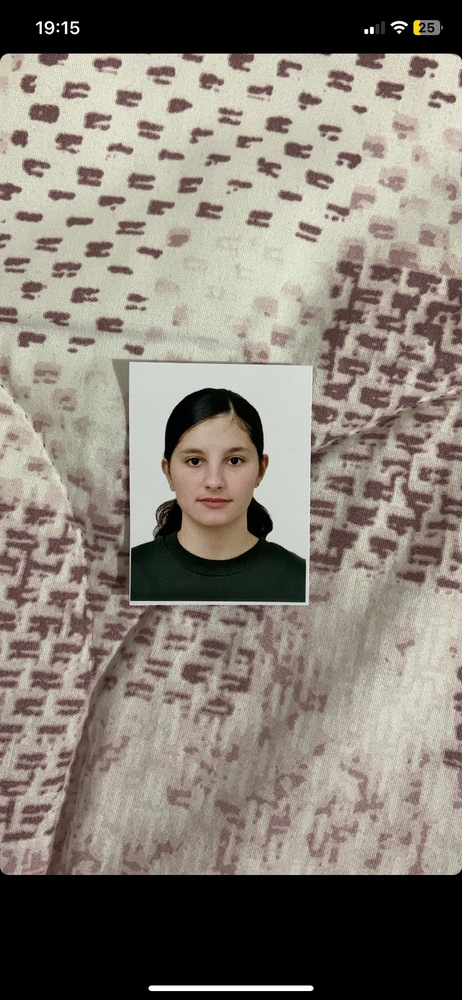
#> input picture archive/212130175660.jpg, 462 x 1000 px, shrunk from 828 x 1792 before the run; its folder holds only this picture in this run
$ python -i po.py   (imports and definitions only)
#> lines starting #> are read from the running program, lines starting #| are printed output that depends on the picture
#> further down, picture is the input picture: shape (1000, 462, 3); mean B, G, R 117.6, 127.4, 134.8

# -----------------------------------------------------------------------
# image_enhancer.py
# Version: 1.0
# Author: Vell Void
# GitHub: https://github.com/VellVoid
# Twitter: https://twitter.com/VellVoid
#
# This Python script enhances images using the OpenCV and PIL libraries.
# -----------------------------------------------------------------------


import os
import cv2
import numpy as np
from PIL import Image, ImageEnhance
from tqdm import tqdm

# Function to enhance image sharpness, contrast and apply Gaussian blur
def enhance_image(img, sharpness=4, contrast=1.3, blur=3):
    """Enhance image sharpness, contrast, and blur.

    Args:
        image_path (str): Path to the input image.
        output_path (str): Path to save the enhanced image.
        sharpness (float, optional): Sharpness level. Defaults to 4.
        contrast (float, optional): Contrast level. Defaults to 1.3.
        blur (int, optional): Blur level. Defaults to 3.
    """
#> called with sharpness = 4, contrast = 1.3, blur = 3

    # Load the image


    # Convert the image to RGB
    img = cv2.cvtColor(img, cv2.COLOR_BGR2RGB)

    # Convert the image to PIL Image
    pil_img = Image.fromarray(img)

    # Enhance the sharpness
    enhancer = ImageEnhance.Sharpness(pil_img)
    img_enhanced = enhancer.enhance(sharpness)

    # # Enhance the contrast
    enhancer = ImageEnhance.Contrast(img_enhanced)
    img_enhanced = enhancer.enhance(contrast)
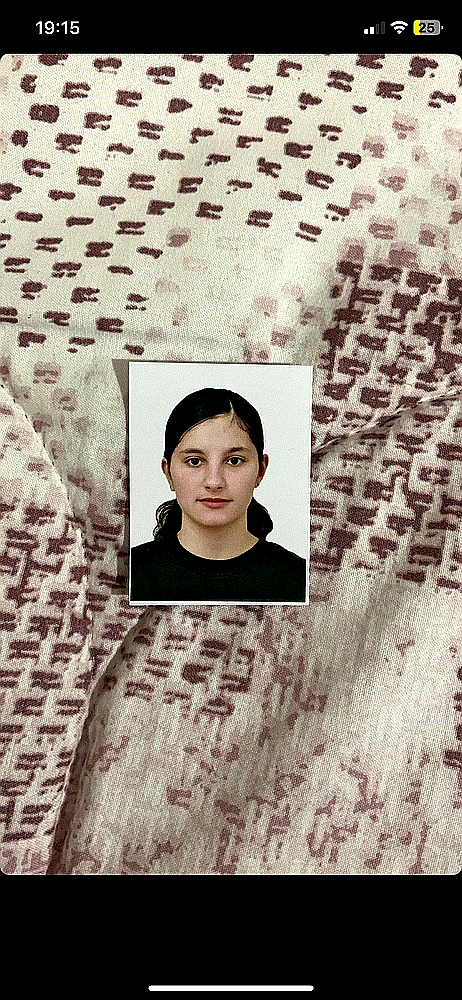
#> img_enhanced: PIL image 462x1000 RGB; mean R, G, B 142.1, 132.7, 121.1

    # # Convert back to OpenCV image (numpy array)
    img_enhanced = np.array(img_enhanced)

    # # Apply a small amount of Gaussian blur
    img_enhanced = cv2.GaussianBlur(img_enhanced, (blur, blur), 0)
#> img_enhanced: shape (1000, 462, 3)

    # Convert back to PIL Image and save
    # img_enhanced = Image.fromarray(img_enhanced)
    return np.array(img_enhanced)


def process_directory(input_dir, output_dir_name, sharpness=1.2, contrast=1.1):
    """Process all images in a directory, enhancing them.

    Args:
        input_dir (str): Path to the input directory with images.
        output_dir_name (str): Name of output directory to save enhanced images.
        sharpness (float, optional): Sharpness level. Defaults to 1.2.
        contrast (float, optional): Contrast level. Defaults to 1.1.
    """

    # Create the output directory inside the input directory
    output_dir = os.path.join(input_dir, output_dir_name)
    if not os.path.exists(output_dir):
        os.makedirs(output_dir)

    # Get a list of all images in the input directory
    image_files = [f for f in os.listdir(input_dir) if f.endswith(".jpg") or f.endswith(".png")]

    # Process all images in the input directory
    for filename in tqdm(image_files, desc="Processing images"):
        input_path = os.path.join(input_dir, filename)
        output_path = os.path.join(output_dir, filename)
        enhance_image(input_path, output_path, sharpness, contrast)


# Example usage
# [1 line not run here, left out]

>>> import cv2
>>> picture = cv2.imread('archive/212130175660.jpg')
>>> result = enhance_image(picture)

$ run again, on archive/212131075658.jpg
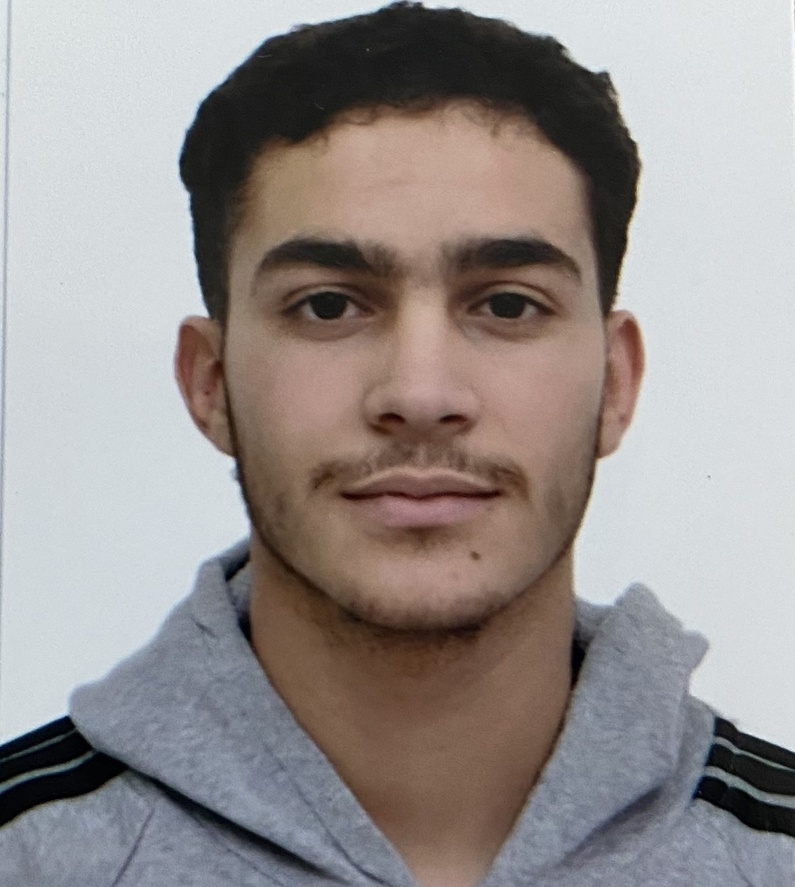
#> input picture archive/212131075658.jpg, 795 x 887 px, shrunk from 1319 x 1471 before the run
#> picture is the input picture: shape (887, 795, 3); mean B, G, R 143.2, 144.8, 151
#> in enhance_image, `img_enhanced = enhancer.enhance(contrast)`:
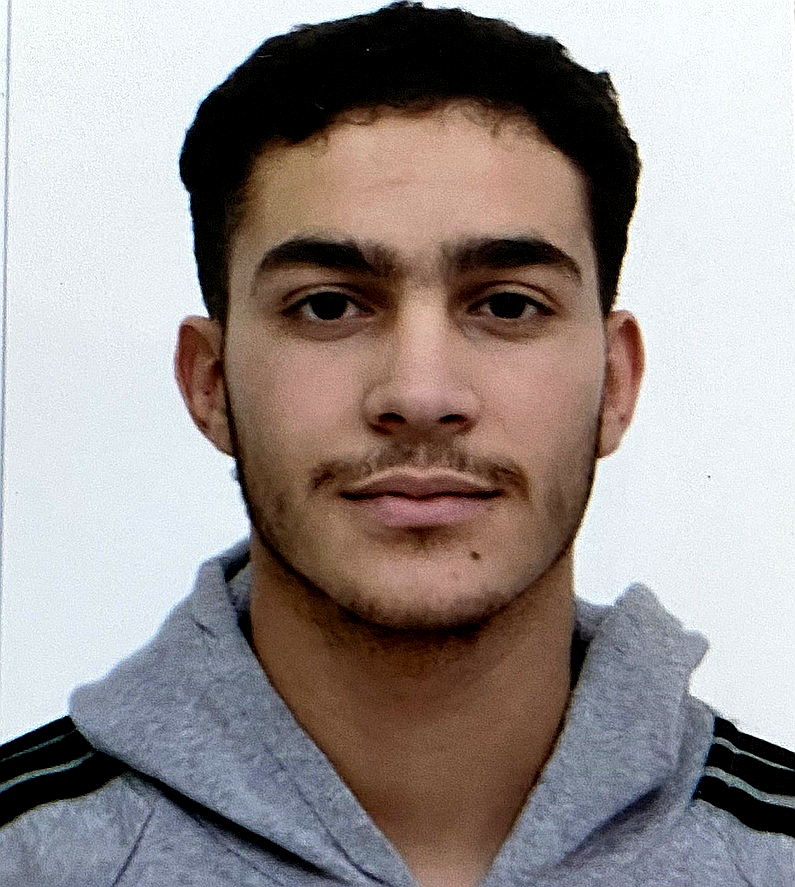
#> img_enhanced: PIL image 795x887 RGB; mean R, G, B 152.8, 144.8, 142.7

$ run again, on archive/212131075659.jpg
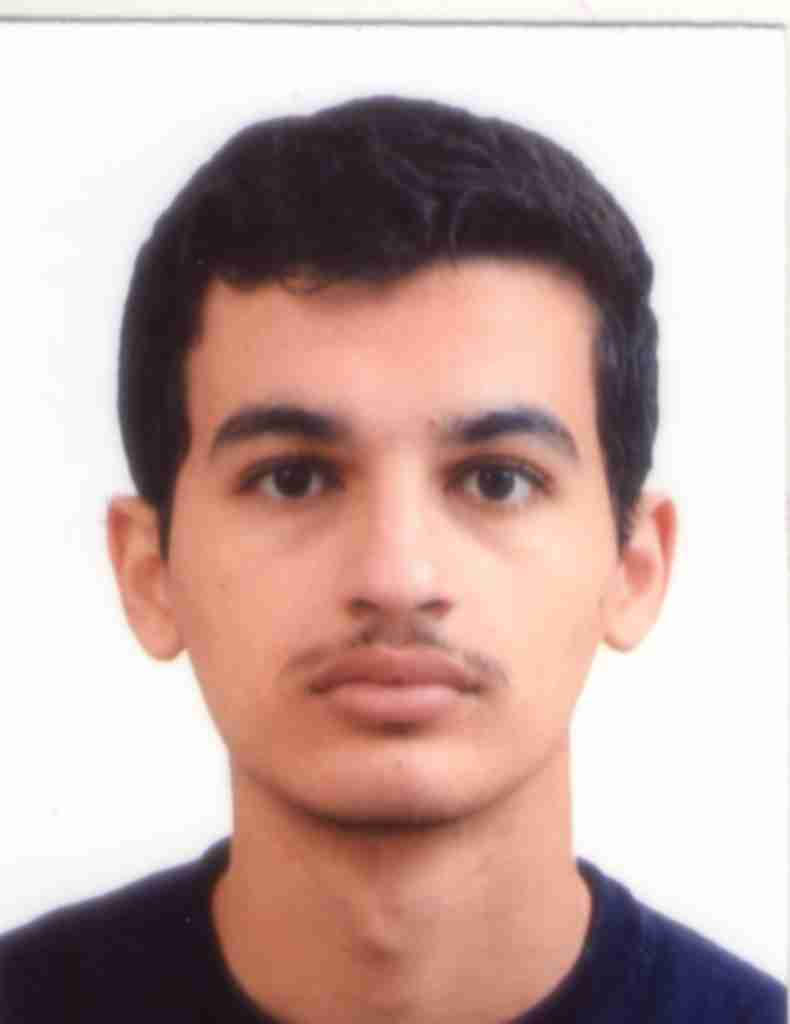
#> input picture archive/212131075659.jpg, 790 x 1024 px
#> picture is the input picture: shape (1024, 790, 3); mean B, G, R 167.1, 171.8, 197.2
#> in enhance_image, `img_enhanced = enhancer.enhance(contrast)`:
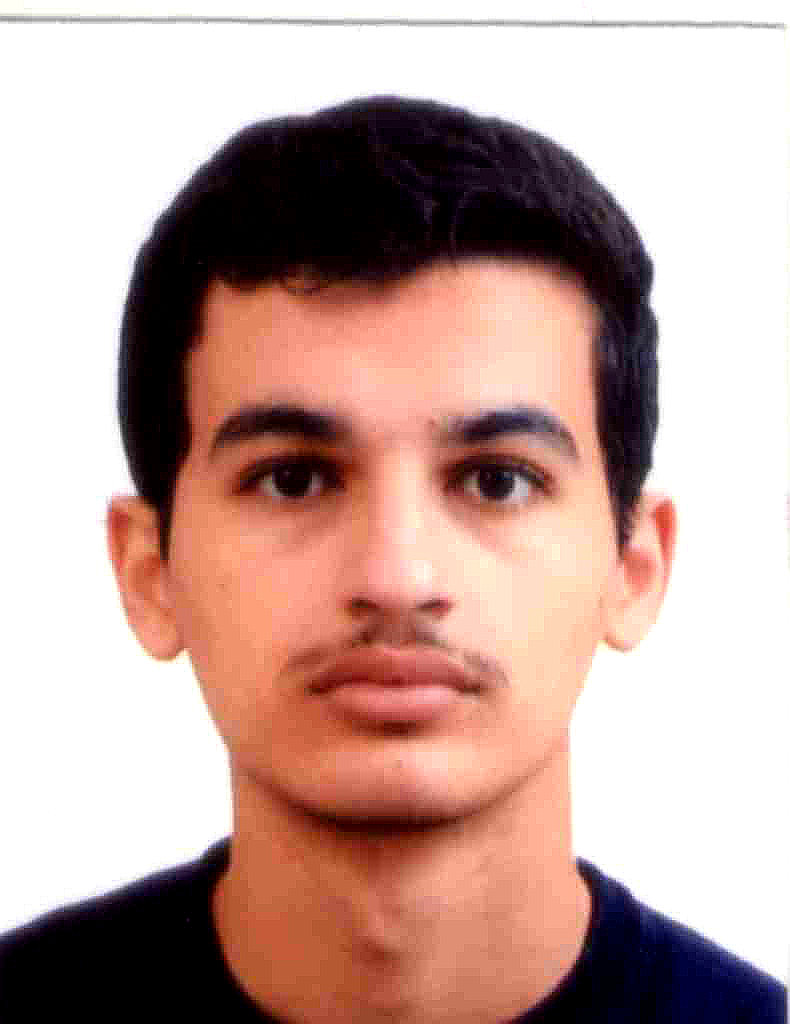
#> img_enhanced: PIL image 790x1024 RGB; mean R, G, B 193.9, 163.7, 156.7
